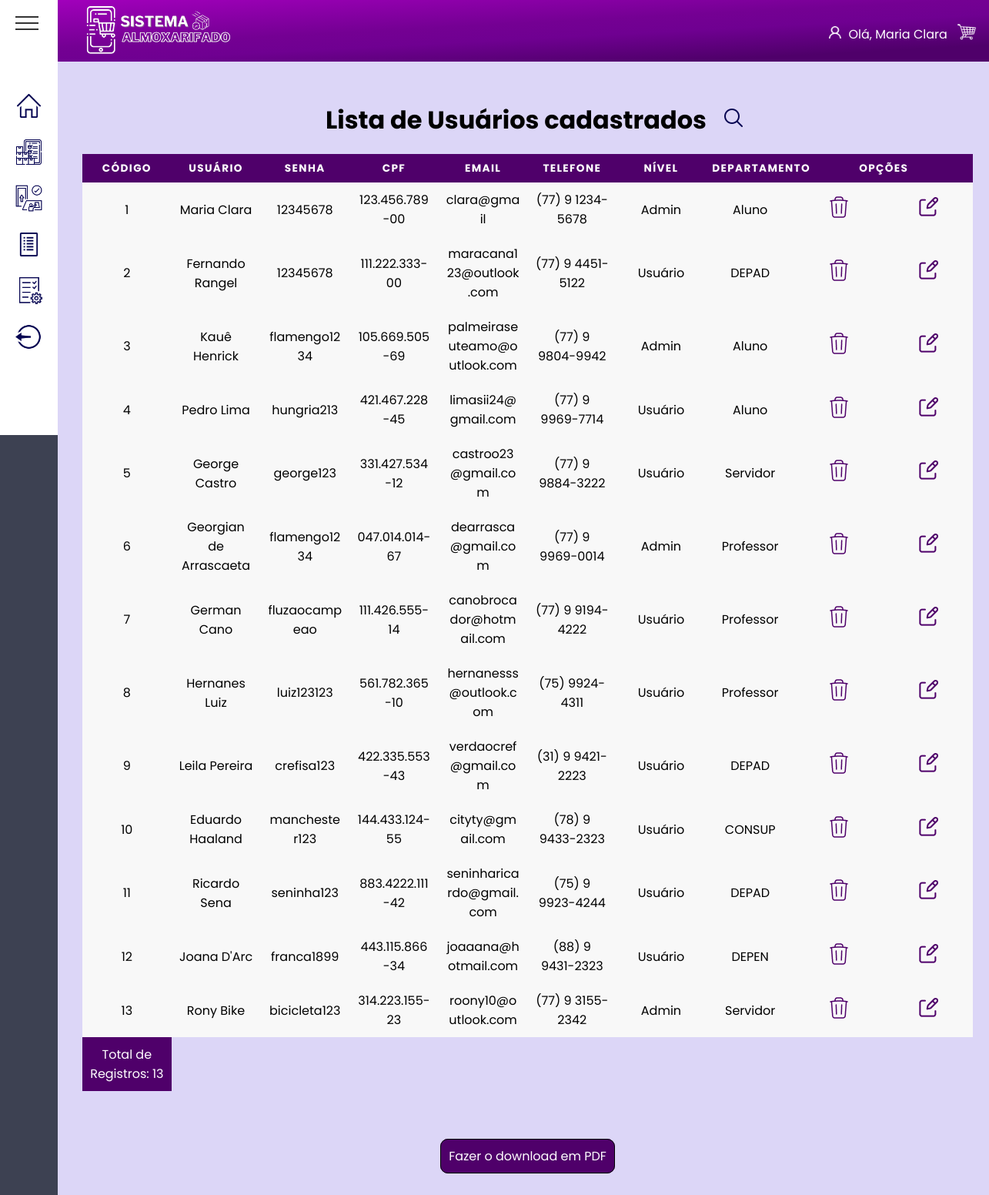
Before: /View/Pages/Admin/listarUser.php (signed in) with the older database file.
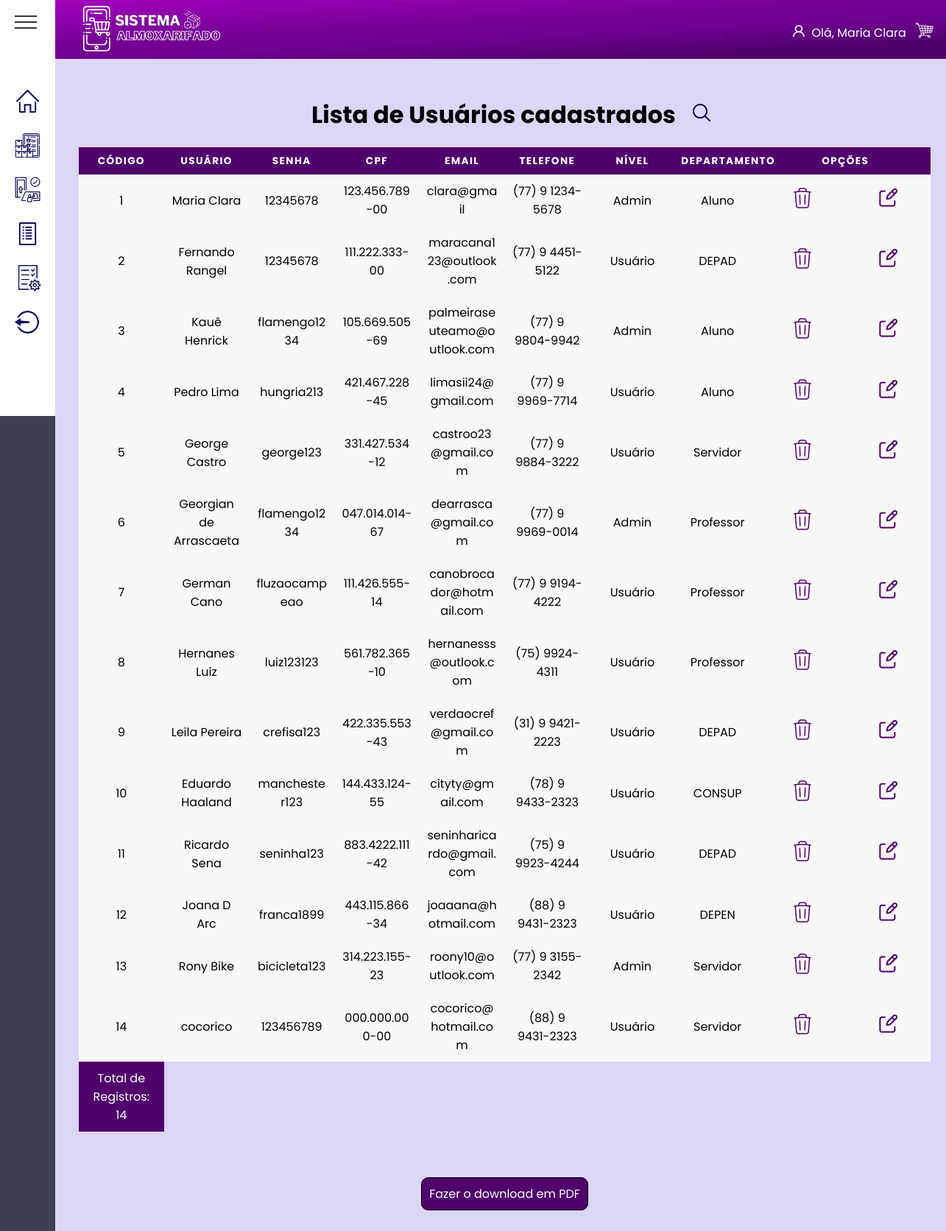
After: the same page with the newer database file.
### tables this page shows
create table usuarios(
id_user integer auto_increment key,
nome_user varchar (30),
senha varchar(20),
cpf varchar (15) unique, 
email_user varchar (120),
telefone varchar (16),
nivel integer, 
id_area integer not null,
 foreign key (id_area) references area_depar (id_area)
);

create table area_depar(
	id_area integer auto_increment primary key,
	depar varchar (40) 
);

### View/Pages/Admin/listarUser.php (the view, shortened to what this page needs)
<?php
include_once dirname(__DIR__, 3) . '/banco.php';
?>
<!DOCTYPE html>
<html lang="pt-BR">
<head>
  <link rel="stylesheet" href="/final_php/assets/global.css">
  <link rel="stylesheet" href="/final_php/assets/listarUser.css">
  <link rel="stylesheet" href="/final_php/assets/template.css">
</head>
<body>
  <?php include dirname(__DIR__, 3) . "/template/header.php"; ?>
  <?php include dirname(__DIR__, 3) . "/template/aside.php"; ?>
  <main class="main">
    <div class="container">
      <div class="title-box">
        <h1 class="title"> Lista de Usuários cadastrados</h1>
        <span class='search'>
          <a href="pesquisaUsuario.php">
            <img src="/final_php/assets/images/iconSearch.png" class="searchIcon">
          </a>
        </span>
      </div>
      <table rules="all">
        <thead>
          <tr>
            <th> Código</th>
            <th> Usuário</th>
            <th> Senha</th>
            <th> CPF</th>
            <th> Email</th>
            <th> Telefone</th>
            <th> Nível</th>
            <th> Departamento</th>
            <th colspan="2"> Opções</th>
          </tr>
        </thead>
        <tbody>
          <?php
          $sql_consulta = mysqli_query($conn, "SELECT * FROM usuarios");
          $total = mysqli_num_rows($sql_consulta);
          while ($linhas = mysqli_fetch_array($sql_consulta)) { ?>
            <tr class='row'>
              <td data-label="Código"> <?= $linhas[0] ?> </td>
              <td data-label="Usuário"> <?= $linhas[1] ?> </td>
              <td data-label="Senha"> <?= $linhas[2] ?></td>
              <td data-label="CPF"> <?= $linhas[3] ?></td>
              <td data-label="E-mail"> <?= $linhas[4] ?></td>
              <td data-label="Telefone"> <?= $linhas[5] ?></td>
              <td data-label="Nível">
                <?php
                  if($linhas[6] == 1) {
                    echo "Admin";
                  } else {
                    echo "Usuário";
                  }
                ?>
              </td>
              <td data-label="Departamento">
                <?php
                  $consulta_categoria = mysqli_query($conn, "SELECT * FROM area_depar WHERE id_area = '$linhas[7]'");
                  while ($categorias = mysqli_fetch_array($consulta_categoria)) {
                      echo $categorias['depar'];
                  }
                ?>
              </td>
              <td data-label="Ação">
                <a href="excluir_user.php?codigo=<?= $linhas[0] ?>">
                  <img src="/final_php/assets/images/iconDelete.png" alt="icone Excluir" name="excluirBtn" value="Excluir" onclick="return confirm('Deseja deletar este usuário?')">
                </a>
              </td>
              <td data-label="Ação">
                <a href="./editar_user.php?codigo=<?= $linhas[0] ?>">
                <img src="/final_php/assets/images/iconEdit.png" alt="icone Editar">
                </a>
              </td>
            </tr>
          <?php } ?>
          <tr class="total">
            <td>Total de Registros: <?= $total ?></td>
          </tr>
        </tbody>
      </table>
    </div>
    <div class="opcoes" style="text-align: center; margin: 40px auto; border: none;">
      <a style="border: 1px solid black; border-radius: 10px; background-color: rgb(79,0,106); padding: 10px;" href="relat_user.php">Fazer o download em PDF</a>
    </div>
  </main>
</body>
</html>

### template/header.php (shortened to what this page needs)
<header>
  <a href="/home">
    <img src="/final_php/assets/images/logo.png" alt="" />
  </a>
  <div class="details">
    <img class="iconUser" src="/final_php/assets/images/iconUser.png" alt="">
    <p style='color: white;'>Olá, <?php echo $_SESSION['username']?></p>
    <a href="/final_php/carrinho.php">
      <img class="iconCar" src="/final_php/assets/images/carrinho.png" alt="">
    </a>
  </div>
</header>

### template/aside.php (shortened to what this page needs)
<aside>
    <div class="content-aside">
        <div class="navigation">
            <div class="menu-toggle"></div>
            <ul class="list">
                <li class="list-item">
                    <a href="/final_php/View/Pages/Admin/homeAdmin.php">
                        <span class="icon">
                            <img class="iconHome" src="/final_php/assets/images/iconHome.png" alt="">
                        </span>
                        <div class="tooltip">
                        </div>
                    </a>
                </li>
                <li class="list-item">
                    <a href="/final_php/View/Pages/Admin/estoque.php">
                        <span class="icon">
                            <img class="iconInventory" src="/final_php/assets/images/iconInventory.png" alt="">
                        </span>
                        <div class="tooltip">
                        </div>
                    </a>
                </li>
                <li class="list-item">
                    <a href="/final_php/View/Pages/Admin/cadastro.php">
                        <span class="icon">
                            <img class="iconInventory" src="/final_php/assets/images/iconRegister.png" alt="">
                        </span>
                        <div class="tooltip">
                        </div>
                    </a>
                </li>
                <li class="list-item">
                    <a href="/final_php/View/Pages/Admin/listas.php">
                        <span class="icon">
                            <img class="iconInventory" src="/final_php/assets/images/iconList.png" alt="">
                        </span>
                        <div class="tooltip">
                        </div>
                    </a>
                </li>
                <li class="list-item">
                    <a href="/final_php/View/Pages/Admin/requisicoes.php">
                        <span class="icon">
                            <img class="iconInventory" src="/final_php/assets/images/iconRequirements.png" alt="">
                        </span>
                        <div class="tooltip">
                        </div>
                    </a>
                </li>
                <li class="list-item">
                    <a href="/final_php/index.html">
                        <span class="icon">
                            <img class="iconInventory" src="/final_php/assets/images/iconLogout.png" alt="">
                        </span>
                    </a>
                </li>
            </ul>
        </div>
    </div>
</aside>

### assets/global.css (style rules this page uses)
* { margin: 0; padding: 0; box-sizing: border-box; font-family: "Josefin Sans", sans-serif; }
*, button, input { border: 0; background-color: none; font-size: -apple-system, system-ui, BlinkMacSystemFont, "Segoe UI", Roboto, "Helvetica Neue", Ubuntu, Arial, sans-serif; }
a { text-decoration: none; list-style: none; color: white; }
h1 { text-align: center; }

### assets/listarUser.css (style rules this page uses)
.container { padding: 2rem; }
.title { text-align: center; padding: 20px; }
table { border-collapse: collapse; margin-left: 0%; padding: 0; width: 100%; table-layout: fixed; }
table tr { background-color: #f8f8f8; padding: 0.35em; }
table th, table td { padding: 0.625em; text-align: center; }
table th { font-size: 0.85em; letter-spacing: 0.1em; text-transform: uppercase; background-color: rgb(79, 0, 106); color: #fff; }
table td { word-wrap: break-word; }
.total td { background-color: rgb(79, 0, 106); color: #fff; }
.title-box { display: flex; align-items: center; justify-content: center; }

### assets/template.css (style rules this page uses)
body { overflow: hidden; display: grid; grid-template-columns: 1fr 25fr; grid-template-rows: 80px 1fr 80px; grid-template-areas: "aside header" "aside main" "aside footer"; height: 100vh; background: #DCD6F7; }
.main { grid-area: main; overflow-y: scroll; padding: 0 4rem 0 0; }
header { display: flex; width: 100vw; grid-area: header; justify-content: space-between; padding-inline-end: 5%; align-items: center; gap: 0.3rem; background: rgb(79,0,106); background: linear-gradient(357deg, rgba(79,0,106,1) 17%, rgba(111,0,145,1) 44%, rgba(116,0,147,1) 58%, rgba(161,0,187,1) 100%); }
header img { max-width: 250px; }
.details { display: flex; align-content: center; align-items: center; gap: 0.2rem; }
.details p, .details a { margin-right: 3px; transform: translateY(15%); padding: 0; }
header img { width: 16rem; }
.iconUser { width: 1rem; height: 1rem; margin-right: 0.4em; margin-top: 0.3em; filter: invert(100%) sepia(0%) saturate(7500%) hue-rotate(132deg) brightness(117%) contrast(110%); }
.iconCar { max-width: 1.6rem; margin-right: 1.5em; filter: invert(100%) sepia(10%) saturate(7500%) hue-rotate(132deg) brightness(5000%) contrast(110%); }
.list { padding: 0; margin: 0; text-align: center; }
.list { margin-top: 1.4em; }

### template/aside.php (style rules this page uses)
* { margin: 0; padding: 0; box-sizing: border-box; font-family: 'Poppins', sans-serif; }
.content-aside { width: 100%; min-height: 100vh; background: #3d4152; }
.navigation { width: 75px; min-height: 565px; background: #fff; transition: 0.5s; display: flex; justify-content: center; align-items: center; }
.navigation .menu-toggle { position: absolute; top: 0; left: 0; width: 5rem; height: 60px; cursor: pointer; display: flex; justify-content: flex-start; align-items: center; padding: 0 20px; }
.navigation .menu-toggle::before { content: ''; position: absolute; width: 30px; height: 2px; background: #333; transform: translateY(-8px); transition: 0.5s; }
.navigation .menu-toggle::after { content: ''; position: absolute; width: 30px; height: 2px; background: #333; transform: translateY(8px); transition: 0.5s; box-shadow: 0 -8px 0 #333; }
.navigation ul { display: flex; flex-direction: column; width: 100%; }
.navigation ul li { list-style: none; padding: 0 10px; cursor: pointer; transition: 0.5s; }
.navigation ul li a { text-decoration: none; display: flex; justify-content: flex-start; align-items: center; }
.navigation ul li a .icon { position: relative; display: block; min-width: 55px; height: 55px; line-height: 60px; color: #222; border-radius: 10px; font-size: 1.75em; transition: 0.5s; }
.navigation ul li a .icon::before { content: ''; position: absolute; top: 10px; left: 0; width: 100%; height: 100%; border-radius: 10px; background: var(--color); filter: blur(8px); opacity: 0; transition: 0.5s; }
.iconInventory { width: 35px; height: 35px; }
.tooltip { position: relative; display: inline-block; }

Changed rows visible on the page:
changed usuarios "franca1899": nome_user "Joana D'Arc" → "Joana D Arc"
added usuarios: id_user "14", nome_user "cocorico", senha "123456789", cpf "000.000.000-00", email_user "cocorico@hotmail.com", telefone "(88) 9 9431-2323", nivel "Usuário", area_depar (depar "Servidor")
Other visible differences:
$total: "13" → "14"
